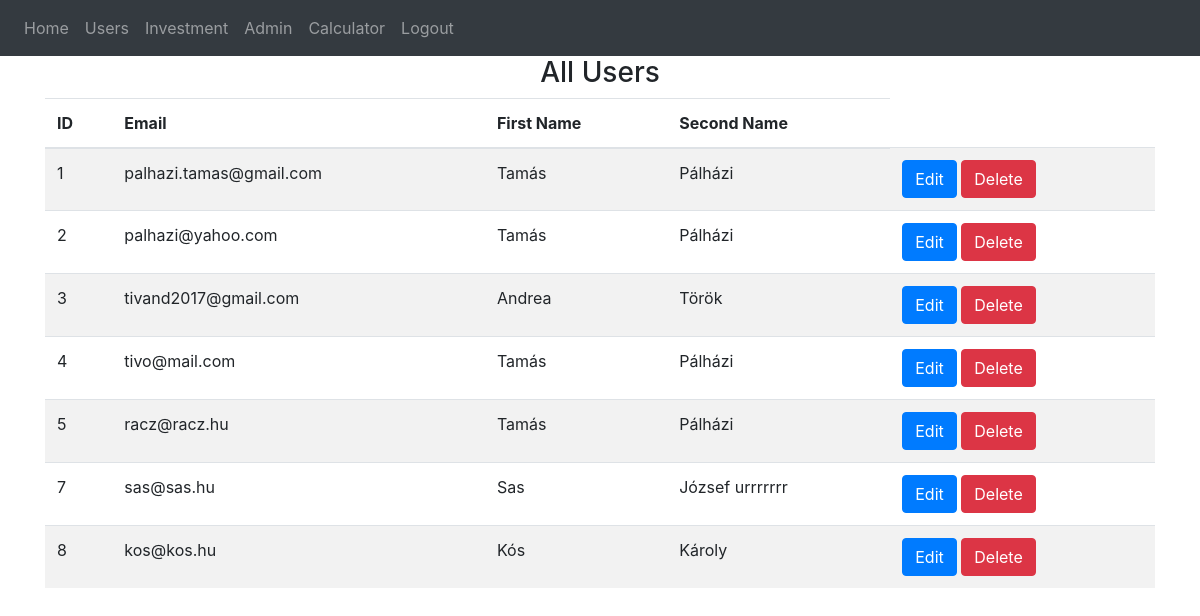
The app's page /all-users (signed in), older data.
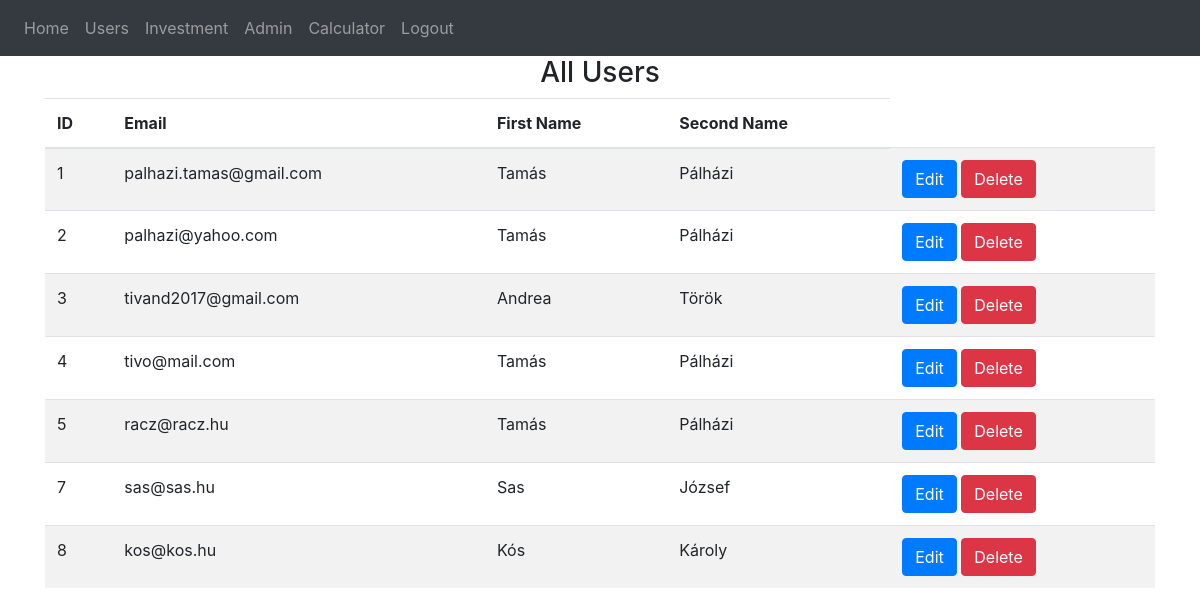
The same page, newer data.
### website/models.py (models this page shows)
class User(db.Model, UserMixin):
    id = db.Column(db.Integer, primary_key=True)
    email = db.Column(db.String(150), unique=True)
    password = db.Column(db.String(150))
    first_name = db.Column(db.String(150))
    second_name = db.Column(db.String(150))
    notes = db.relationship('Note')
    is_approved = db.Column(db.Boolean, default=False)

### website/views.py (the view)
@views.route('/all-users', methods=['GET'])
@login_required
def all_users():
    users = User.query.all()
    return render_template("all_users.html", users=users, user=current_user)

### website/__init__.py (called while the page is built)
def create_app():
    app = Flask(__name__)
    app.config['SECRET_KEY'] = 'hjshjhdjah kjshkjdhjs'
    app.config['SQLALCHEMY_DATABASE_URI'] = f'sqlite:///{DB_NAME}'
    db.init_app(app)
    from .views import views
    from .auth import auth
    app.register_blueprint(views, url_prefix='/')
    app.register_blueprint(auth, url_prefix='/')
    from .models import User, Note
    with app.app_context():
        db.create_all()
    login_manager = LoginManager()
    login_manager.login_view = 'auth.login'
    login_manager.init_app(app)
    @login_manager.user_loader
    def load_user(id):
        return User.query.get(int(id))
    return app

### website/templates/all_users.html (shortened to what this page needs)
{% extends "base.html" %}
{% block content %}
    <h3 align="center">All Users</h3>
    <table class="table table-striped">
        <thead>
            <tr>
                <th scope="col">ID</th>
                <th scope="col">Email</th>
                <th scope="col">First Name</th>
                <th scope="col">Second Name</th>
            </tr>
        </thead>
        <tbody>
            {% for user in users %}
                <tr>
                    <td>{{ user.id }}</td>
                    <td>{{ user.email }}</td>
                    <td>{{ user.first_name }}</td>
                    <td>{{ user.second_name }}</td>
                    <td>
                        <a href="{{ url_for('views.edit_user', user_id=user.id) }}" class="btn btn-primary">Edit</a>
                        <a href="{{ url_for('views.delete_user', user_id=user.id) }}" class="btn btn-danger">Delete</a>
                      </td>
                </tr>
            {% endfor %}
        </tbody>
    </table>
{% endblock %}

### website/templates/base.html (shortened to what this page needs)
<!DOCTYPE html>
<html>
  <head>
    <link
      rel="stylesheet"
      href="https://stackpath.bootstrapcdn.com/bootstrap/4.4.1/css/bootstrap.min.css"
    />
    <link
      rel="stylesheet"
      href="https://stackpath.bootstrapcdn.com/font-awesome/4.7.0/css/font-awesome.min.css"
    />
  </head>
  <body>
    <nav class="navbar navbar-expand-lg navbar-dark bg-dark">
      <div class="collapse navbar-collapse" id="navbar">
        <div class="navbar-nav">
          {% if user.is_authenticated %}
          <a class="nav-item nav-link" id="home" href="/">Home</a>
          <a class="nav-item nav-link" id="allUsers" href="{{ url_for('views.all_users') }}">Users</a>
          <a class="nav-item nav-link" id="createInvestment" href="{{ url_for('views.create_investment') }}">Investment</a>
          <a class="nav-item nav-link" id="adminDashboard" href="{{ url_for('views.admin_dashboard') }}">Admin</a>
          <a class="nav-item nav-link" id="calculator" href="{{ url_for('views.calculator') }}">Calculator</a>
          <a class="nav-item nav-link" id="logout" href="/logout">Logout</a>
          {% else %}
          <a class="nav-item nav-link" id="login" href="/login">Login</a>
          <a class="nav-item nav-link" id="signUp" href="/sign-up">Sign Up</a>
          {% endif %}
        </div>
      </div>
    </nav>
    <div class="container">{% block content %} {% endblock %}</div>
  </body>
</html>

Row changes from the older to the newer data that the page shows:
changed User "sas@sas.hu": second_name "József urrrrrrr" → "József"
